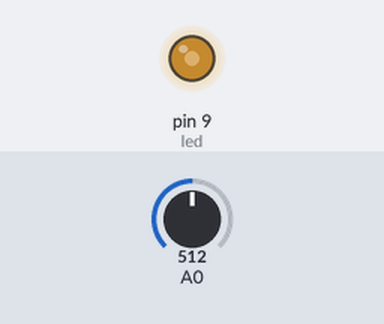
Recording of a sketch running on a simulated Arduino Uno, built with avr-gcc and run on an emulated ATmega328P. Shown: output pins drawn as LEDs (lit = HIGH). The test bench sets the inputs (shaded band); at power-on: A0 = 512.

Above: at 1.2 s.
1.3 s: A0 set to 716
At 2.4 s:
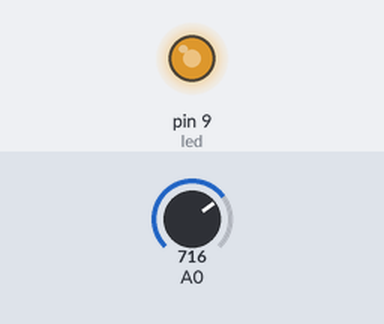
2.8 s: A0 set to 900
At 3.8 s:
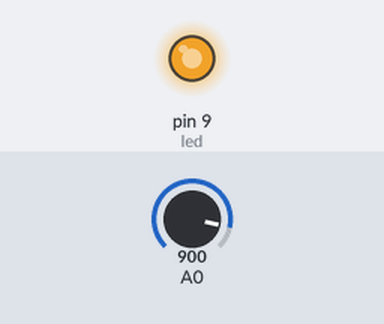
4.3 s: A0 set to 122
At 4.7 s:
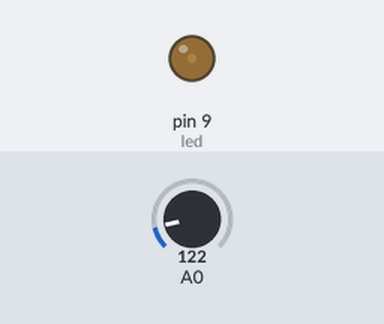
5.8 s: A0 set to 0
At 6.1 s:
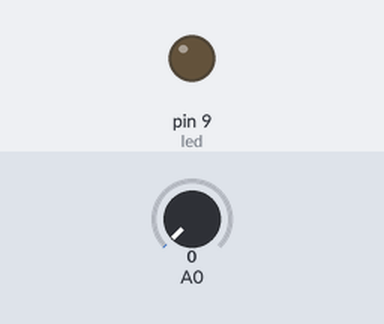
7.3 s: A0 set to 511
At 8.3 s:
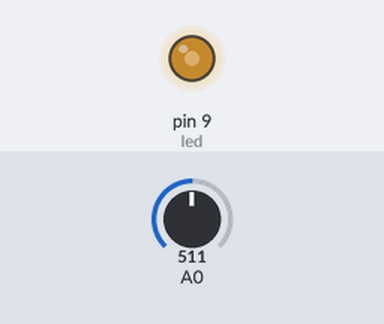
Timing chart, 0 to 9.8 s (numbered marks = the images above; inputs shaded):
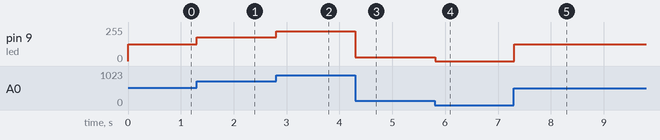

Measured:
- after the input at 1.3 s, pin 9 (led): 127/255 → 178/255 at once
- after the input at 2.8 s, pin 9 (led): 178/255 → 224/255 at once
- after the input at 4.3 s, pin 9 (led): 224/255 → 30/255 at once
- after the input at 5.8 s, pin 9 (led): 30/255 → 0/255 at once
- after the input at 7.3 s, pin 9 (led): 0/255 → 127/255 at once

The sketch:

ejercicio_pag_85_1.ino
```cpp
int brillo = 0;
int variacion = 5;
int led = 9;

void setup (){
pinMode(led, OUTPUT);
}
void loop (){
  variacion = analogRead(A0);
  variacion = map(variacion, 0, 1023, 0, 255);
analogWrite(led, variacion);
delay (10);
}
```
